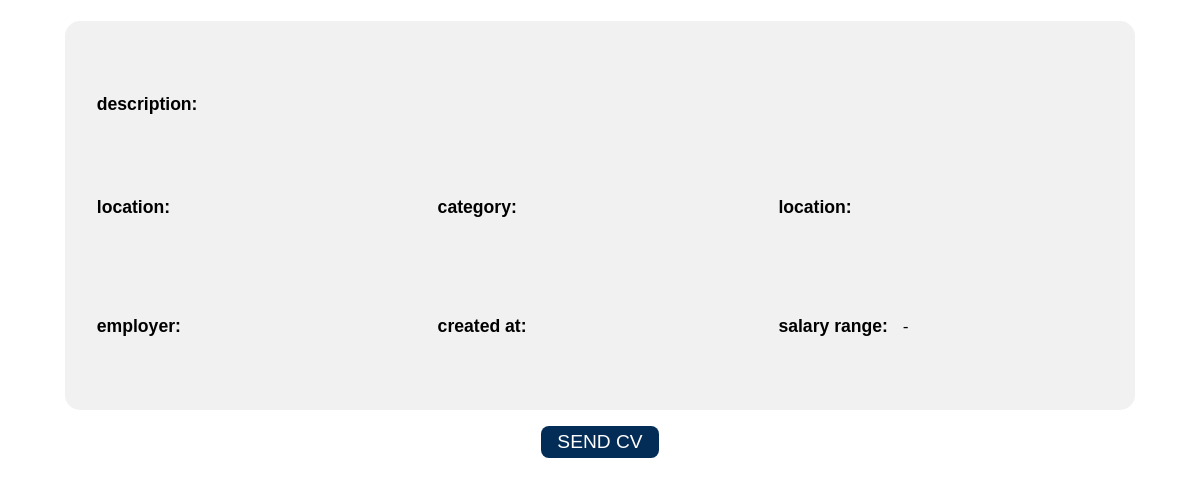
Before: /detail/1 with the older database file.
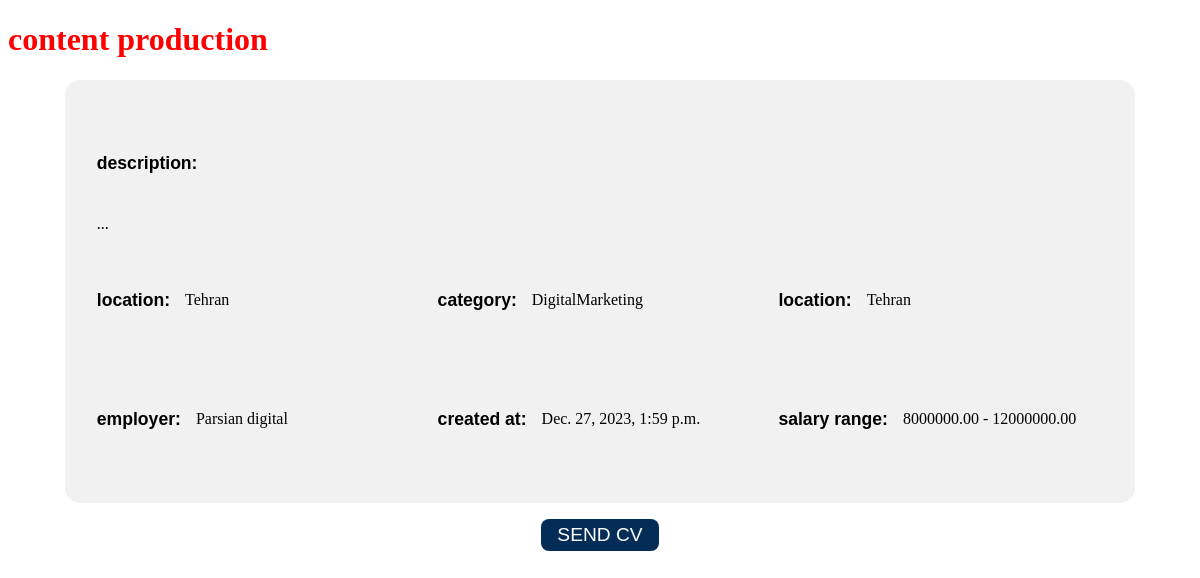
After: the same page with the newer database file.
### works/models.py (models this page shows, shortened)
class Job(models.Model):
    title = models.CharField(max_length=200)
    description = models.TextField()
    category = models.ForeignKey(Category,on_delete=models.CASCADE)
    location = models.ForeignKey(Provinces,on_delete=models.CASCADE)
    employer = models.ForeignKey(Company, on_delete=models.CASCADE)
    created_at = models.DateTimeField(auto_now_add=True)
    min_salary = models.DecimalField(max_digits = 10, decimal_places = 2)
    max_salary = models.DecimalField(max_digits = 10, decimal_places = 2)
    class Meta:
        verbose_name_plural = 'Jobs'

class Provinces(models.Model):
    PROVINCES_CHOICES = (
        ('Tehran', 'Tehran') ,
        ('Khorasan Razavi' , 'Khorasan Razavi') ,
        ('Isfahan' , 'Isfahan') ,
        ('Alborz', 'Alborz') ,
        ('Fars', 'Fars') ,
        ('Qom' , 'Qom'),
        ('East Azerbaijan' , 'East Azerbaijan') ,
        ('Mazandaran', 'Mazandaran'),
        ('Gilan', 'Gilan') ,
        ('Kerman', 'Kerman'),
        ('Khozestan', 'Khozestan'),
        ('Yazd', 'Yazd'),
        ('Markazi', 'Markazi'),
        ('Qazvin', 'Qazvin'),
        ('Hormozgan', 'Hormozgan'),
        ('Golestan', 'Golestan'),
        ('Zanjan', 'Zanjan'),
        ('Hamedan', 'Hamedan') ,
        ('Semnan', 'Semnan'),
        ('West Azerbaijan', 'West Azerbaijan'),
        ('Boushehr', 'Boushehr'),
        ('Kordestan', 'Kordestan'),
        ('Kermanshah', 'Kermanshah'),
        ('Sistan Balouchestan', 'Sistan Balouchestan'),
        ('Charmahal Bakhtiari' , 'Charmahal Bakhtiari'),
        ('Ardebil', 'Ardebil'),
        ('Kohkiluyeh and Boyerahmad' , 'Kohkiluyeh and Boyerahmad'),
        ('Ilam', 'Ilam'),
        ('Khorasan Jonoubi', 'Khorasan Jonoubi'),
        ('Khorestan Shomali', 'Khorestan Shomali'),
        ('Lorestan', 'Lorestan')
    )
    name = models.CharField(max_length=30 , choices = PROVINCES_CHOICES)
    def __str__(self):
        return self.name
    class Meta:
        verbose_name_plural = 'Provinces'

class Category(models.Model):
    CATEGORY_CHOICES = (
        ('Sales and Marketing' , 'Sales and Marketing') ,
        ('Software and Programming' , 'Software and Programming') ,
        ('Finantial and Accounting' , 'Finantial and Accounting') ,
        ('Official' , 'Official') ,
        ('DigitalMarketing' , 'DigitalMarketing') ,
        ('ContentProduction' , 'ContentProduction') ,
        ('It Devops Server', 'It Devops Server') ,
        ('Design' , 'Design') ,
        ('Customer Support' , 'Customer Support') ,
        ('Industrial Enginerring' , 'Industrial Enginerring') ,
        ('Electrical Engineering' , 'Electrical Engineering') ,
        ('Civil Engineering' , 'Civil Engineering') ,
        ('Human Resources' , 'Human Resources') ,
        ('Servise Force' , 'Servise Force') ,
        ('Education' , 'Education') ,
        ('Inventory', 'Inventory') ,
        ('Cinema Feild' , 'Cinema Feild') ,
        ('Mechanical and Aerospace Engineering' , 'Mechanical and Aerospace Engineering') ,
        ('Technician' , 'Technician') ,
        ('Tourism' , 'Tourism') ,
        ('Product Manager' , 'Product Manager') ,
        ('Medical' , 'Medical') ,
        ('TTransportation' , 'Transportation') ,
        ('HotelManagement' , 'HotelManagement') ,
        ('Public Relations' , 'Public Relations') ,
        ('Chemical Petronum' , 'Chemical Petronum') ,
        ('Insurance Management' , 'Insurance Management') ,
        ('Mine and Metalogy Engineering', 'Mine and Metalogy Engineering'),
        ('Biomedical Engineering', 'Biomedical Engineering') ,
        ('TE' , 'Txtile Engineering') ,
        ('Pharmacology','Pharmacology') ,
        ('Journalist' , 'Journalist') ,
        ('Agricultural Engineering' , 'Agricultural Engineering') ,
        ('Musical and Sound Engineering' , 'Musical and Sound Engineering') ,
        ('Physical Education', 'Physical Education')
    )
    name = models.CharField(max_length=200, choices = CATEGORY_CHOICES)
    def __str__(self):
        return self.name
    class Meta:
        verbose_name_plural = 'Categories'

class Company(models.Model):
    name = models.CharField(max_length = 200)
    Website = models.CharField(max_length = 300)
    Industry = models.CharField(max_length = 200)
    EstablishedYear = models.CharField(max_length = 200)
    Introduction = models.TextField()
    def __str__(self):
        return self.name
    class Meta:
        verbose_name_plural = 'Companies'

### works/views.py (the view)
# urls.py: path('detail/',include('works.urls')),
def detail(request,id):
    if request.method == 'GET':
        try:
            jobs = Job.objects.get(pk=id)
        except:
            jobs = None
        j_list = {
            'jobs' : jobs,
            'flag' : False
        }
        return render(request, 'works/detail.html', context=j_list)

### media/templates/works/detail.html (shortened to what this page needs)
<!DOCTYPE html>
<html lang="en" dir="ltr">
<head>
    <link rel="stylesheet" href="../../assets/css/main.css" />
</head>
<body>
    <div class="container">
        <h1>{{ jobs.title }}</h1>
        <div class="subContainer">
            <div class="desc">
                <h6>description: </h6>
                <p>{{jobs.description}}</p>
            </div>
            <div class="more-info">
                <section>
                    <h6>location: </h6>
                    <p>{{jobs.location}}</p>
                </section>
                <section>
                    <h6>category: </h6>
                    <p>{{jobs.category}}</p>
                </section>
                <section>
                    <h6>location: </h6>
                    <p>{{jobs.location}}</p>
                </section>
                <section>
                    <h6>employer: </h6>
                    <p>{{jobs.employer}}</p>
                </section>
                <section>
                    <h6>created at: </h6>
                    <p>{{jobs.created_at}}</p>
                </section>
                <section>
                    <h6>salary range: </h6>
                    <p>{{jobs.min_salary}} - {{jobs.max_salary}}</p>
                </section>
            </div>
        </div>
        <div class="controlls">
            <button>SEND CV</button>
        </div>
    </div>
</body>
</html>

### media/assets/css/main.css (style rules this page uses)
body { font-family: Vazir; }
h1 { color: red; }

### media/templates/works/detail.html (style rules this page uses)
.subContainer { background-color: #f1f1f1; width: 85%; margin: 1rem auto; border-radius: 15px; padding: 2rem; }
.more-info { display: grid; grid-template-columns: repeat(3, 1fr); gap: 1rem; }
section { display: flex; align-items: center; gap: 15px; }
h6 { font-size: 1.1rem; font-family: Arial, Helvetica, sans-serif; }
.controlls { width: 100%; display: flex; align-items: center; justify-content: center; }
.controlls button { font-size: 1.2rem; padding: 5px 16px; border-radius: 8px; border: none; color: #fff; background-color: rgb(3, 45, 87); transition: all .3s ease; cursor: pointer; }

Changed rows visible on the page:
added Job: title "content production", description "...", location "Tehran", category "DigitalMarketing", employer "Parsian digital", created_at "Dec. 27, 2023, 1:59 p.m.", min_salary "8000000.00", max_salary "12000000.00"
